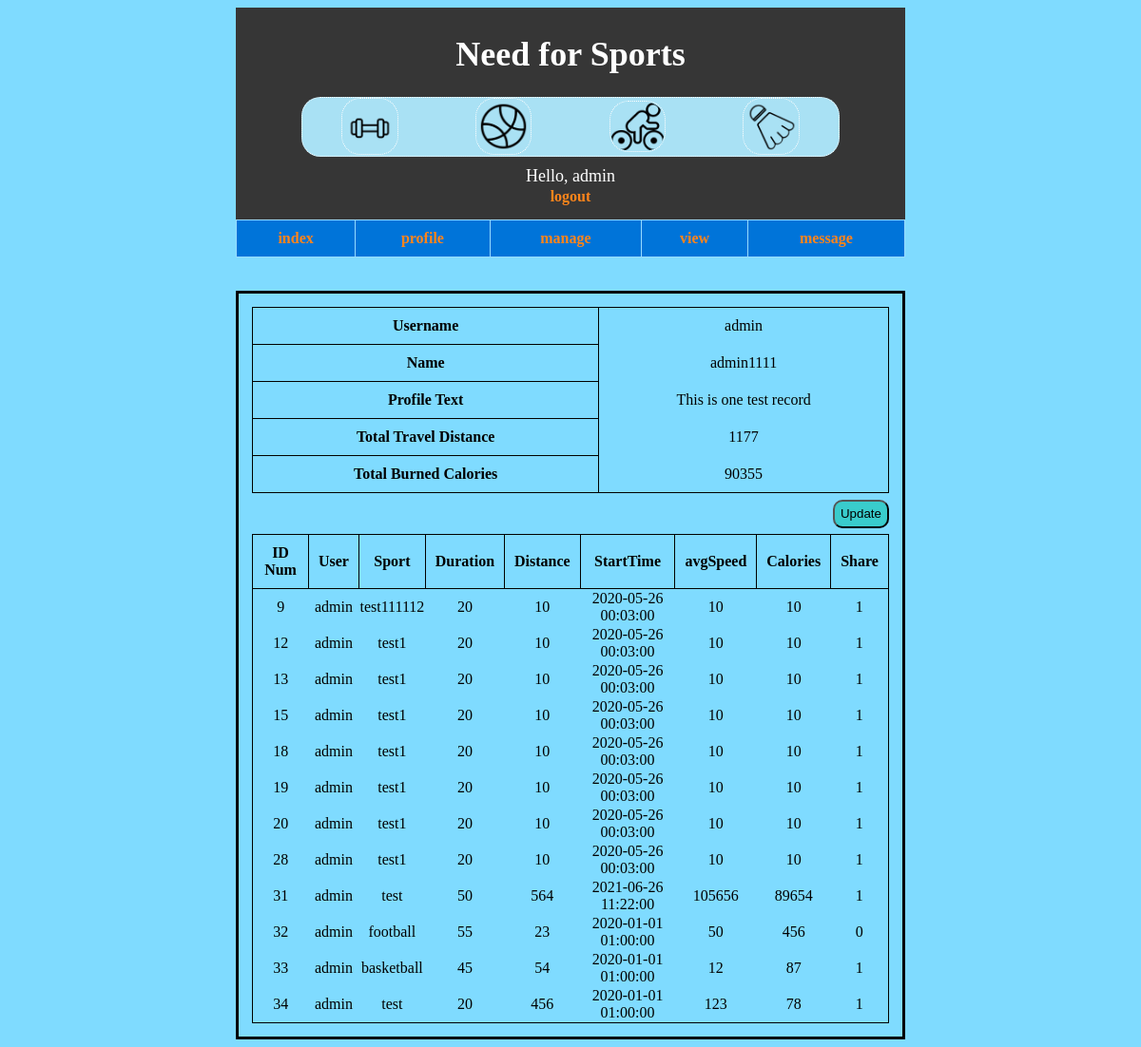
The app's page /profile.php (signed in), older data.
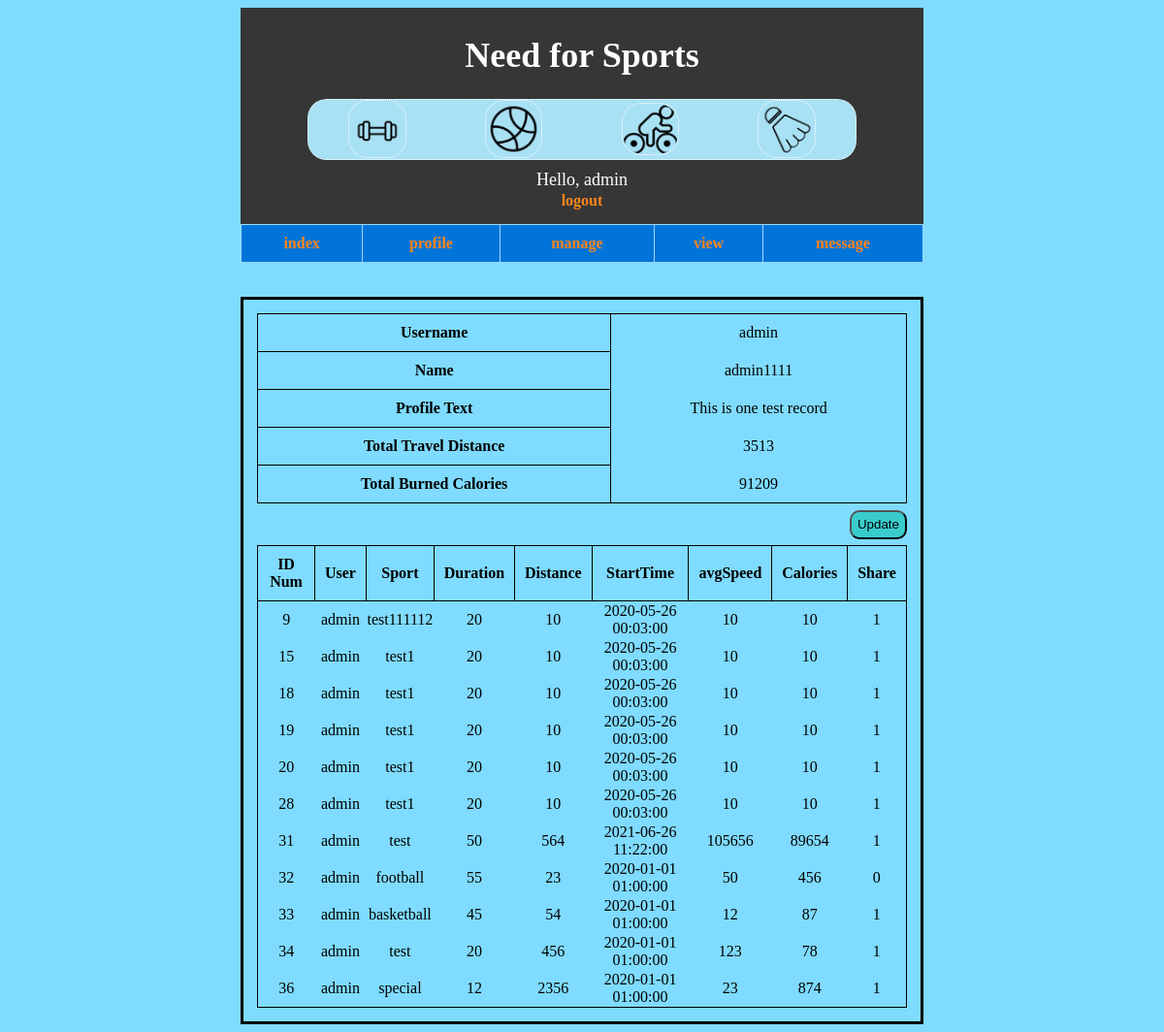
The same page, newer data.
### tables this page shows
CREATE TABLE `sport_record` (
  `id` int(255) NOT NULL,
  `username` varchar(200) NOT NULL,
  `sport_type` varchar(200) NOT NULL,
  `start_time` datetime DEFAULT NULL,
  `duration` int(200) DEFAULT NULL,
  `distance` int(200) DEFAULT NULL,
  `average_speed` int(200) DEFAULT NULL,
  `calories` int(200) DEFAULT NULL,
  `share` tinyint(1) DEFAULT NULL
);

### parts/profile.php (the view, shortened to what this page needs)
<?php
$username = $_SESSION['username'];
$sql_prof = "SELECT * FROM user WHERE username = '$username'";
$sql_prof_dis = "SELECT SUM(distance) from sport_record where username = '$username'";
$sql_prof_cal = "SELECT SUM(calories) from sport_record where username = '$username'";
$sql_add = "SELECT * FROM sport_record WHERE username = '$username'";
if (!$result = $mysqli->query($sql_prof)) {
    echo "Error <br>";
    echo $sql_prof;
}
if (!$result_dis = $mysqli->query($sql_prof_dis)) {
    echo "Error <br>";
    echo $sql_prof_dis;
}
if (!$result_cal = $mysqli->query($sql_prof_cal)) {
    echo "Error <br>";
    echo $sql_prof_cal;
}
if (!$result_record = $mysqli->query($sql_add)) {
    echo "Error <br>";
    echo $sql_add;
}
while ($row_dis = $result_dis->fetch_assoc()) {
    $distance = $row_dis['SUM(distance)'];
}
while ($row_cal = $result_cal->fetch_assoc()) {
    $calories = $row_cal['SUM(calories)'];
}
while ($row = $result->fetch_assoc()) {
    $full_name = $row['full_name'];
    $prof = $row['profile'];
}
echo "<div style=\"border: solid;text-align: center;margin-top:5%;padding-left: 2%;padding-right: 2%; padding-top: 2%; padding-bottom: 2%\">";
echo "<table>";
echo "   <tr>";
echo "       <th>Username</th>";
echo "       <td>$username</td>";
echo "   </tr>";
echo "   <tr>";
echo "       <th>Name</th>";
echo "       <td>$full_name</td>";
echo "   </tr>";
echo "   <tr>";
echo "       <th>Profile Text</th>";
echo "       <td>$prof</td>";
echo "   </tr>";
echo "   <tr>";
echo "       <th>Total Travel Distance</th>";
echo "       <td>$distance</td>";
echo "   </tr>";
echo "   <tr>";
echo "       <th>Total Burned Calories</th>";
echo "       <td>$calories</td>";
echo "   </tr>";
echo "</table>";
echo "<form action=\"./profile.php\" method=\"post\" style='padding-top: 1%; padding-bottom: 1%; text-align: right'>";
echo "<button class='btn' type=\"submit\" name=\"update_prof\">Update</button>";
echo "</form>";
echo "<table>";
echo "   <tr>";
echo "       <th>ID Num</th>";
echo "       <th>User</th>";
echo "       <th>Sport</th>";
echo "       <th>Duration</th>";
echo "       <th>Distance</th>";
echo "       <th>StartTime</th>";
echo "       <th>avgSpeed</th>";
echo "       <th>Calories</th>";
echo "       <th>Share</th>";
echo "   </tr>";
while ($row = $result_record->fetch_assoc()) {
    $id = $row['id'];
    $user = $row['username'];
    $sport_type = $row['sport_type'];
    $start_time = $row['start_time'];
    $duration = $row['duration'];
    $distance = $row['distance'];
    $average_speed = $row['average_speed'];
    $calories = $row['calories'];
    $share = $row['share'];
    echo "<tr>";
    echo "<td>$id</td>";
    echo "<td>$user</td>";
    echo "<td>$sport_type</td>";
    echo "<td>$duration</td>";
    echo "<td>$distance</td>";
    echo "<td>$start_time</td>";
    echo "<td>$average_speed</td>";
    echo "<td>$calories</td>";
    echo "<td>$share</td>";
    echo "</tr>";
}
echo "</div>";

### parts/pageTop.php (shortened to what this page needs)
<?php
$username = $_SESSION['username'];
$runsql = "SELECT * FROM sportsheader";
if (!$result = $mysqli->query($runsql)) {
    echo "Error";
}
$titles = array();
$images = array();
while ($row = $result->fetch_assoc()) {
    $title = $row['title'];
    $image = $row['image'];
    $titles[] = $title;
    $images[] = $image;
}
$title = "Need for Sports";
function displayHeadImg($titles, $images)
{
    echo "<section id = \"headsection\">";
    for ($i = 0; $i < count($titles); $i++) {
        echo "<img class = \"Imgtest_title\" src = \"$images[$i].png\">";
    }
    echo "</section>";
}
echo "<header style='padding-bottom: 2%'>";
echo "<div style='padding-top: .5%'>";
echo "<h1>$title</h1>";
echo "</div>";
displayHeadImg($titles, $images);
echo "<div style='margin-top: 10px'>";
if (isset($username)) {
    echo "Hello, $username<br>";
    echo "<a href='logout.php'>logout</a>";
}
echo "</div>";
echo "</header>";

### parts/pageNav.php
<?php
function showNav($titles)
{
    echo "<nav>";
    echo "<table>";
    echo "<div class = \"nav_bar\">";
    for ($i = 0; $i < count($titles); $i++) {
        echo "<th><a href=\"$titles[$i].php\">$titles[$i]</a></th>";
    }
    echo "</div>";
    echo "</table>";
    echo "</nav>";
}
showNav($titles_nav);

Row changes from the older to the newer data that the page shows:
removed sport_record: id "12", username "admin", sport_type "test1", duration "20", distance "10", start_time "2020-05-26 00:03:00", average_speed "10", calories "10", share "1"
removed sport_record: id "13", username "admin", sport_type "test1", duration "20", distance "10", start_time "2020-05-26 00:03:00", average_speed "10", calories "10", share "1"
added sport_record: id "36", username "admin", sport_type "special", duration "12", distance "2356", start_time "2020-01-01 01:00:00", average_speed "23", calories "874", share "1"
Text that changed along with them:
$distance: "1177" → "3513"
$calories: "90355" → "91209"
